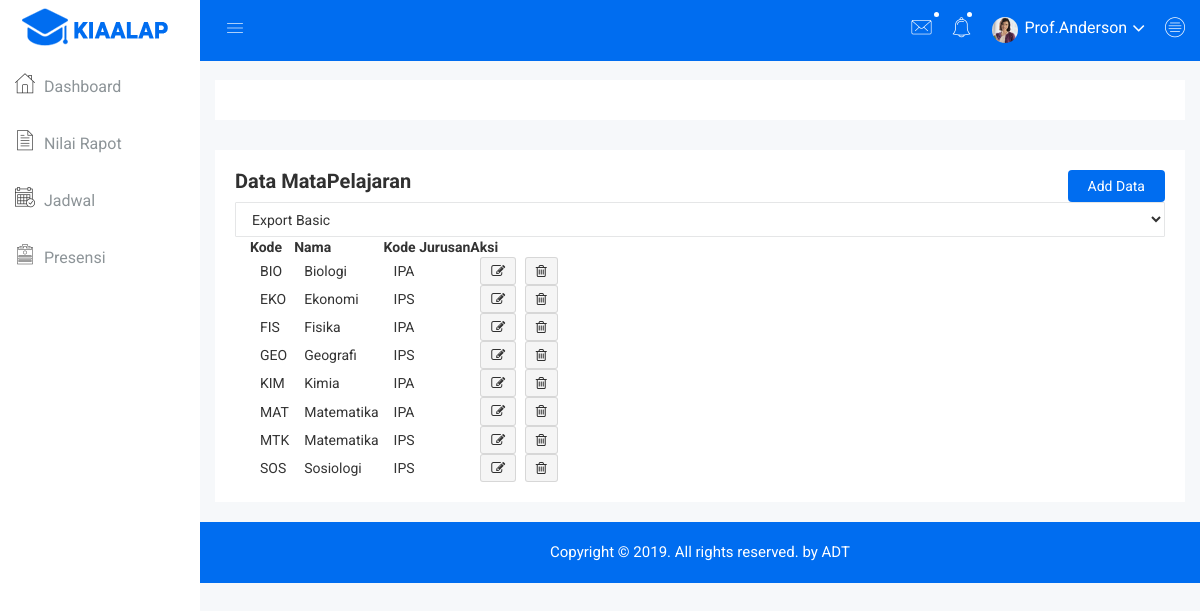
The page /index.php/c_mapel on the database its author committed.
### tables this page shows
CREATE TABLE `mapel` (
  `kode` varchar(50) NOT NULL,
  `nama` varchar(100) NOT NULL,
  `kode_jurusan` varchar(50) NOT NULL
);

### application/controllers/C_mapel.php (called while the page is built, shortened)
<?php
class C_mapel extends CI_Controller {
	function __construct(){
		$this->load->model('M_mapel');
	}
	public function index()
	{
		$data['mapel']=$this->M_mapel->listMapel();
		$this->load->view('menuadm/mapel', $data);
	}
}

### index.php (called while the page is built, shortened)
<?php
require_once BASEPATH.'core/CodeIgniter.php';

### application/models/M_mapel.php (called while the page is built, shortened)
<?php
class M_mapel extends CI_Model{
	public function listMapel()
	{
		$query=$this->db->query("SELECT * FROM mapel");
		return $query->result();
	}
}
?>

### application/views/menuadm/mapel.php (the view, shortened to what this page needs)
<div class="breadcome-area">
    <div class="container-fluid">
        <div class="row">
            <div class="col-lg-12 col-md-12 col-sm-12 col-xs-12">
                <div class="breadcome-list single-page-breadcome">
                </div>
            </div>
        </div>
    </div>
</div>
</div>
<div class="data-table-area mg-b-15">
    <div class="container-fluid">
        <div class="row">
            <div class="col-lg-12 col-md-12 col-sm-12 col-xs-12">
                <div class="sparkline13-list">
                    <div class="sparkline13-hd">
                        <div class="main-sparkline13-hd">
                            <h1>Data MataPelajaran</h1>
                        </div>
                        <div class="add-product">
                            <a href="<?php echo base_url('C_admin/addmapel'); ?>">Add Data</a>
                        </div>
                    </div>
                    <div class="sparkline13-graph">
                        <div class="datatable-dashv1-list custom-datatable-overright">
                            <div id="toolbar">
                                <select class="form-control dt-tb">
                                 <option value="">Export Basic</option>
                             </select>
                         </div>
                         <table id="table" data-toggle="table" data-pagination="true" data-search="true" data-show-columns="true" data-show-pagination-switch="true" data-show-refresh="true" data-key-events="true" data-show-toggle="true" data-resizable="true" data-cookie="true"
                         data-cookie-id-table="saveId" data-show-export="true" data-click-to-select="true" data-toolbar="#toolbar">
                         <thead>
                            <tr>
                                <th data-field="state" data-checkbox="true"></th>
                                <th data-field="kode">Kode</th>
                                <th data-field="nama" data-editable="true">Nama</th>
                                <th data-field="kode_jurusan" data-editable="true">Kode Jurusan</th>
                                <th data-field="aksi">Aksi</th>
                            </tr>
                        </thead>
                        <tbody>
                            <?php
                            foreach ($mapel as $value) { ?>
                            <tr>
                                <td></td>
                                <td><?php echo $value->kode ?></td>
                                <td><?php echo $value->nama ?></td>
                                <td><?php echo $value->kode_jurusan ?></td>
                                <td class="datatable-ct">
                                    <a href="<?php echo base_url('C_admin/editmapel/'.$value->kode) ?>"><button data-toggle="tooltip" title="Edit" class="pd-setting-ed"><i class="fa fa-pencil-square-o" aria-hidden="true"></i></button></a>
                                    <a href="<?php echo base_url('C_admin/deletemapel/'.$value->kode) ?>"><button data-toggle="tooltip" title="Trash" class="pd-setting-ed"><i class="fa fa-trash-o" aria-hidden="true"></i></button></a>
                                </td>
                            </tr>
                            <?php
                        } ?>
                    </tbody>
                </table>
            </div>
        </div>
    </div>
</div>
</div>
</div>
</div>
<div class="footer-copyright-area">
    <div class="container-fluid">
        <div class="row">
            <div class="col-lg-12 col-md-12 col-sm-12 col-xs-12">
                <div class="footer-copy-right">
                    <p>Copyright © 2019. All rights reserved. by <a href="https://instagram.com/">ADT</a></p>
                </div>
            </div>
        </div>
    </div>
</div>
</div>

### rows shown on the page
mapel: kode "BIO", nama "Biologi", kode_jurusan "IPA"
mapel: kode "EKO", nama "Ekonomi", kode_jurusan "IPS"
mapel: kode "FIS", nama "Fisika", kode_jurusan "IPA"
mapel: kode "GEO", nama "Geografi", kode_jurusan "IPS"
mapel: kode "KIM", nama "Kimia", kode_jurusan "IPA"
mapel: kode "MAT", nama "Matematika", kode_jurusan "IPA"
mapel: kode "MTK", nama "Matematika", kode_jurusan "IPS"
mapel: kode "SOS", nama "Sosiologi", kode_jurusan "IPS"
